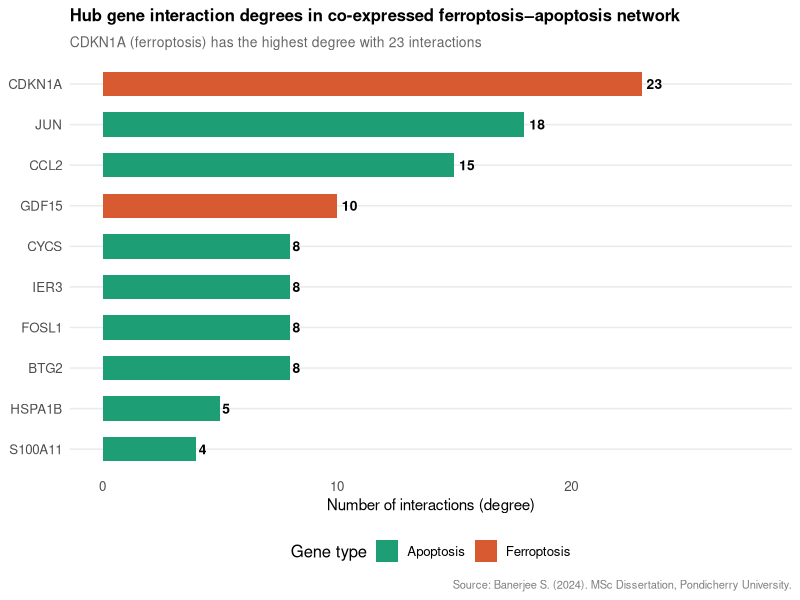
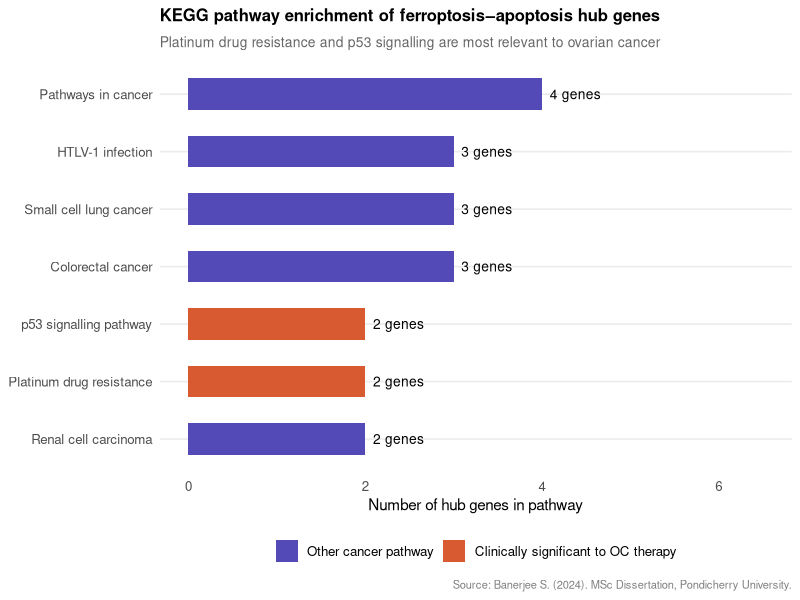
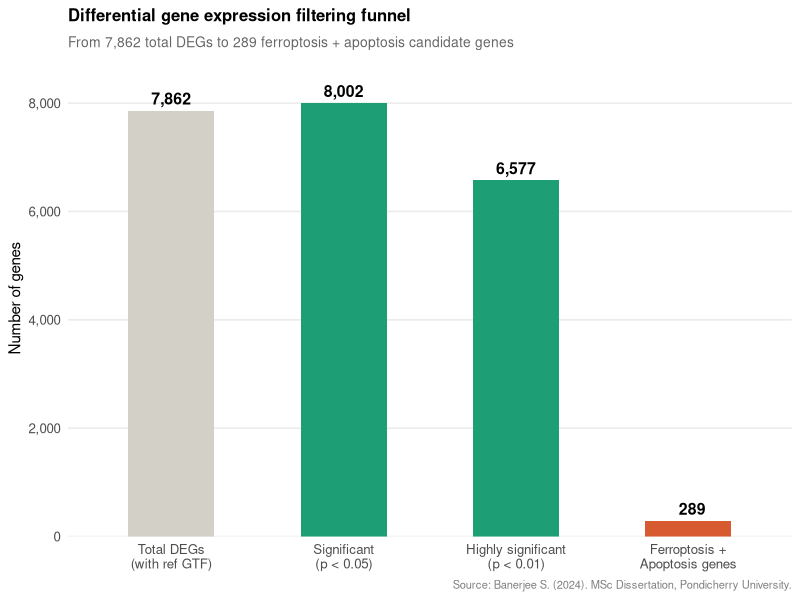
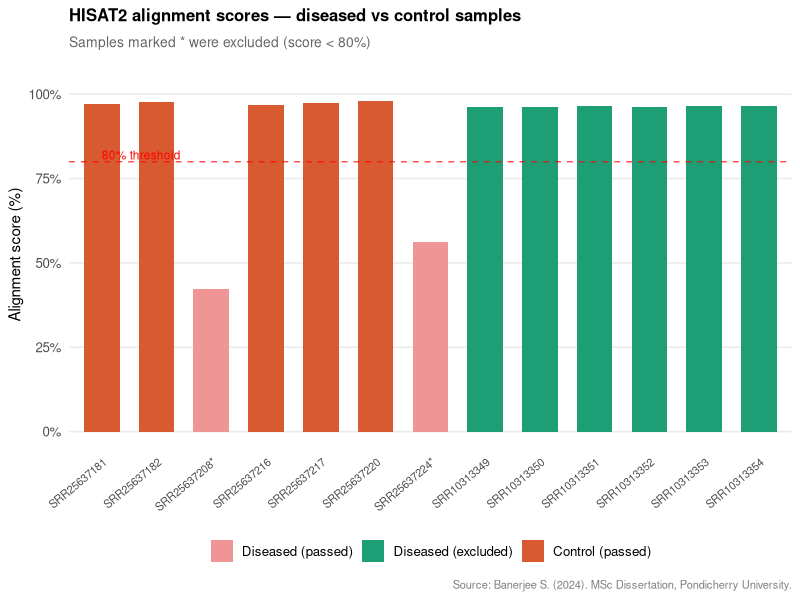

Generate these figures, in order, with R:
# Visualizations — Ferroptosis Hub Genes & Apoptosis in Ovarian Cancer
# MSc Bioinformatics Dissertation, Pondicherry University (2024)
# Author: Shruti Banerjee
#
# Run: Rscript visualizations.R
# Output: PNG files saved to charts/ folder
# Requirements: install.packages(c("ggplot2", "dplyr"))

library(ggplot2)

dir.create("charts", showWarnings = FALSE)

source_note <- "Source: Banerjee S. (2024). MSc Dissertation, Pondicherry University."
PURPLE <- "#534AB7"
TEAL   <- "#1D9E75"
CORAL  <- "#D85A30"
AMBER  <- "#BA7517"
GRAY   <- "#888780"

theme_thesis <- theme_minimal(base_size = 12) +
  theme(
    plot.title    = element_text(size = 12, face = "bold", margin = margin(b = 8)),
    plot.subtitle = element_text(size = 10, color = "gray40"),
    plot.caption  = element_text(size = 8,  color = "gray50", hjust = 1),
    panel.grid.major.x = element_blank(),
    panel.grid.minor   = element_blank(),
    axis.title    = element_text(size = 11),
    legend.position = "bottom"
  )


# ── Chart R1: Hub gene degrees (ggplot2 version) ──────────────────────────────

hub_data <- data.frame(
  gene   = c("CDKN1A", "JUN", "CCL2", "GDF15", "BTG2",
             "FOSL1",  "IER3", "CYCS", "HSPA1B", "S100A11"),
  degree = c(23, 18, 15, 10, 8, 8, 8, 8, 5, 4),
  type   = c("Ferroptosis", "Apoptosis", "Apoptosis", "Ferroptosis", "Apoptosis",
             "Apoptosis", "Apoptosis", "Apoptosis", "Apoptosis", "Apoptosis")
)
hub_data$gene <- factor(hub_data$gene, levels = hub_data$gene[order(hub_data$degree)])

p1 <- ggplot(hub_data, aes(x = degree, y = gene, fill = type)) +
  geom_col(width = 0.6) +
  geom_text(aes(label = degree), hjust = -0.3, size = 3.5, fontface = "bold") +
  scale_fill_manual(values = c("Ferroptosis" = CORAL, "Apoptosis" = TEAL),
                    name = "Gene type") +
  xlim(0, 28) +
  labs(
    title    = "Hub gene interaction degrees in co-expressed ferroptosis–apoptosis network",
    subtitle = "CDKN1A (ferroptosis) has the highest degree with 23 interactions",
    x        = "Number of interactions (degree)",
    y        = NULL,
    caption  = source_note
  ) +
  theme_thesis

ggsave("charts/R_chart1_hub_degrees.png", p1, width = 9, height = 5, dpi = 150)
cat("Saved: R_chart1_hub_degrees.png\n")


# ── Chart R2: KEGG pathway enrichment ─────────────────────────────────────────

kegg_data <- data.frame(
  pathway = c("Pathways in cancer", "Colorectal cancer", "Small cell lung cancer",
              "HTLV-1 infection", "Renal cell carcinoma",
              "Platinum drug resistance", "p53 signalling pathway"),
  genes   = c(4, 3, 3, 3, 2, 2, 2),
  highlight = c(FALSE, FALSE, FALSE, FALSE, FALSE, TRUE, TRUE)
)
kegg_data$pathway <- factor(kegg_data$pathway,
                             levels = kegg_data$pathway[order(kegg_data$genes)])

p2 <- ggplot(kegg_data, aes(x = genes, y = pathway, fill = highlight)) +
  geom_col(width = 0.55) +
  geom_text(aes(label = paste0(genes, " gene", ifelse(genes > 1, "s", ""))),
            hjust = -0.15, size = 3.5) +
  scale_fill_manual(values = c("FALSE" = PURPLE, "TRUE" = CORAL),
                    labels = c("Other cancer pathway", "Clinically significant to OC therapy"),
                    name = NULL) +
  xlim(0, 6.5) +
  labs(
    title    = "KEGG pathway enrichment of ferroptosis–apoptosis hub genes",
    subtitle = "Platinum drug resistance and p53 signalling are most relevant to ovarian cancer",
    x        = "Number of hub genes in pathway",
    y        = NULL,
    caption  = source_note
  ) +
  theme_thesis

ggsave("charts/R_chart2_kegg_pathways.png", p2, width = 10, height = 5, dpi = 150)
cat("Saved: R_chart2_kegg_pathways.png\n")


# ── Chart R3: DEG filtering funnel ────────────────────────────────────────────

funnel_data <- data.frame(
  stage = c("Total DEGs\n(with ref GTF)", "Significant\n(p < 0.05)",
            "Highly significant\n(p < 0.01)", "Ferroptosis +\nApoptosis genes"),
  count = c(7862, 8002, 6577, 289),
  fill  = c("start", "sig", "sig", "final")
)
funnel_data$stage <- factor(funnel_data$stage, levels = funnel_data$stage)

p3 <- ggplot(funnel_data, aes(x = stage, y = count, fill = fill)) +
  geom_col(width = 0.5) +
  geom_text(aes(label = format(count, big.mark = ",")),
            vjust = -0.5, fontface = "bold", size = 4) +
  scale_fill_manual(values = c("start" = "#D3D1C7", "sig" = TEAL, "final" = CORAL),
                    guide = "none") +
  scale_y_continuous(labels = scales::comma, expand = expansion(mult = c(0, 0.1))) +
  labs(
    title   = "Differential gene expression filtering funnel",
    subtitle = "From 7,862 total DEGs to 289 ferroptosis + apoptosis candidate genes",
    x       = NULL,
    y       = "Number of genes",
    caption = source_note
  ) +
  theme_thesis

ggsave("charts/R_chart3_deg_funnel.png", p3, width = 9, height = 5, dpi = 150)
cat("Saved: R_chart3_deg_funnel.png\n")


# ── Chart R4: Alignment scores ────────────────────────────────────────────────

align_data <- data.frame(
  sample  = c("SRR25637181", "SRR25637182", "SRR25637208*", "SRR25637216",
              "SRR25637217", "SRR25637220", "SRR25637224*",
              "SRR10313349", "SRR10313350", "SRR10313351",
              "SRR10313352", "SRR10313353", "SRR10313354"),
  score   = c(97.23, 97.56, 42.36, 96.88, 97.48, 97.86, 56.23,
              96.30, 96.29, 96.48, 96.26, 96.42, 96.54),
  group   = c(rep("Diseased", 7), rep("Control", 6)),
  passed  = c(TRUE, TRUE, FALSE, TRUE, TRUE, TRUE, FALSE,
              TRUE, TRUE, TRUE, TRUE, TRUE, TRUE)
)
align_data$sample <- factor(align_data$sample, levels = align_data$sample)

p4 <- ggplot(align_data, aes(x = sample, y = score, fill = interaction(group, passed))) +
  geom_col(width = 0.65) +
  geom_hline(yintercept = 80, linetype = "dashed", color = "red", alpha = 0.7) +
  annotate("text", x = 1, y = 82, label = "80% threshold", color = "red",
           size = 3, hjust = 0) +
  scale_fill_manual(
    values = c("Diseased.TRUE" = CORAL, "Diseased.FALSE" = "#F09595",
               "Control.TRUE"  = TEAL,  "Control.FALSE"  = "#9FE1CB"),
    labels = c("Diseased (passed)", "Diseased (excluded)",
               "Control (passed)",  "Control (excluded)"),
    name = NULL
  ) +
  scale_y_continuous(labels = function(x) paste0(x, "%"), limits = c(0, 105)) +
  labs(
    title   = "HISAT2 alignment scores — diseased vs control samples",
    subtitle = "Samples marked * were excluded (score < 80%)",
    x       = NULL,
    y       = "Alignment score (%)",
    caption = source_note
  ) +
  theme_thesis +
  theme(axis.text.x = element_text(angle = 40, hjust = 1, size = 8))

ggsave("charts/R_chart4_alignment_scores.png", p4, width = 12, height = 5, dpi = 150)
cat("Saved: R_chart4_alignment_scores.png\n")

cat("\nAll R charts generated in charts/ folder.\n")
